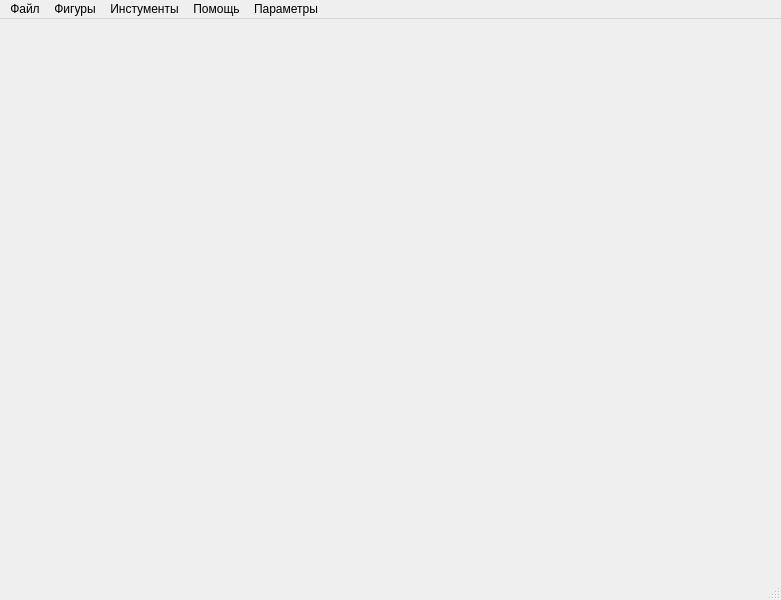
<?xml version="1.0" encoding="UTF-8"?>
<ui version="4.0">
 <class>MainWindow</class>
 <widget class="QMainWindow" name="MainWindow">
  <property name="geometry">
   <rect>
    <x>0</x>
    <y>0</y>
    <width>781</width>
    <height>600</height>
   </rect>
  </property>
  <property name="windowTitle">
   <string>Графический редактор</string>
  </property>
  <property name="styleSheet">
   <string notr="true"/>
  </property>
  <widget class="QWidget" name="centralwidget">
   <property name="enabled">
    <bool>false</bool>
   </property>
   <property name="styleSheet">
    <string notr="true"/>
   </property>
   <widget class="QLabel" name="lbl_image">
    <property name="geometry">
     <rect>
      <x>-6</x>
      <y>-5</y>
      <width>801</width>
      <height>551</height>
     </rect>
    </property>
    <property name="styleSheet">
     <string notr="true"/>
    </property>
    <property name="text">
     <string/>
    </property>
   </widget>
  </widget>
  <widget class="QMenuBar" name="menubar">
   <property name="enabled">
    <bool>true</bool>
   </property>
   <property name="geometry">
    <rect>
     <x>0</x>
     <y>0</y>
     <width>781</width>
     <height>26</height>
    </rect>
   </property>
   <property name="defaultUp">
    <bool>false</bool>
   </property>
   <property name="nativeMenuBar">
    <bool>true</bool>
   </property>
   <widget class="QMenu" name="menu_help">
    <property name="title">
     <string>Помощь</string>
    </property>
    <addaction name="action_program"/>
   </widget>
   <widget class="QMenu" name="menu_figures">
    <property name="title">
     <string>Фигуры</string>
    </property>
    <addaction name="action_brush"/>
    <addaction name="action_line"/>
    <addaction name="action_circle"/>
    <addaction name="action_rectangle"/>
   </widget>
   <widget class="QMenu" name="menu_instruments">
    <property name="title">
     <string>Инстументы</string>
    </property>
    <addaction name="action_eraser"/>
    <addaction name="action_back"/>
    <addaction name="action_forward"/>
   </widget>
   <widget class="QMenu" name="menu_file">
    <property name="title">
     <string>Файл</string>
    </property>
    <addaction name="action_open"/>
    <addaction name="action_save"/>
   </widget>
   <widget class="QMenu" name="menu_options">
    <property name="title">
     <string>Параметры</string>
    </property>
    <addaction name="action_thickness"/>
    <addaction name="action_color"/>
   </widget>
   <addaction name="menu_file"/>
   <addaction name="menu_figures"/>
   <addaction name="menu_instruments"/>
   <addaction name="menu_help"/>
   <addaction name="menu_options"/>
  </widget>
  <widget class="QStatusBar" name="statusbar">
   <property name="styleSheet">
    <string notr="true"/>
   </property>
  </widget>
  <action name="action_program">
   <property name="text">
    <string>О программе</string>
   </property>
  </action>
  <action name="action_line">
   <property name="text">
    <string>Линия</string>
   </property>
  </action>
  <action name="action_circle">
   <property name="text">
    <string>Окружность</string>
   </property>
  </action>
  <action name="action_brush">
   <property name="text">
    <string>Кисть</string>
   </property>
  </action>
  <action name="action_rectangle">
   <property name="text">
    <string>Прямоугольник</string>
   </property>
  </action>
  <action name="action_eraser">
   <property name="text">
    <string>Ластик</string>
   </property>
  </action>
  <action name="action_back">
   <property name="text">
    <string>Назад</string>
   </property>
  </action>
  <action name="action_forward">
   <property name="text">
    <string>Вперёд</string>
   </property>
  </action>
  <action name="action_open">
   <property name="text">
    <string>Открыть</string>
   </property>
  </action>
  <action name="action_save">
   <property name="text">
    <string>Сохранить</string>
   </property>
  </action>
  <action name="action_thickness">
   <property name="text">
    <string>Толщина</string>
   </property>
  </action>
  <action name="action_color">
   <property name="text">
    <string>Цвет</string>
   </property>
  </action>
 </widget>
 <resources/>
 <connections/>
</ui>
